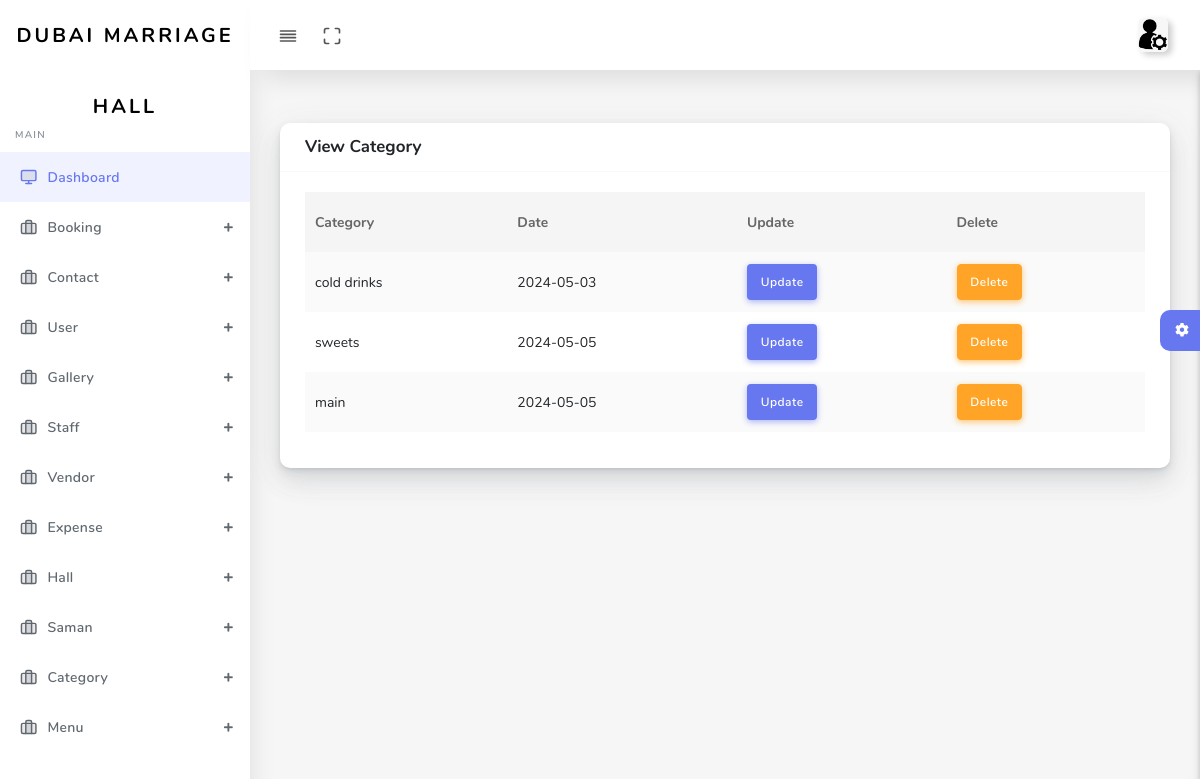
The app's page /user/admin/category_view.php (signed in) with its own data.
### tables this page shows
CREATE TABLE `category` (
  `cid` int(255) NOT NULL,
  `name` varchar(255) NOT NULL,
  `date` varchar(255) NOT NULL
);

### user/admin/category_view.php (the view, shortened to what this page needs)
<?php
include('include/header.php');
?>
  <div id="app">
    <div class="main-wrapper main-wrapper-1">
      <div class="navbar-bg"></div>
      <?php
include('include/nav.php');
include('include/aside.php');
?>
      <div class="main-content">
        <section class="section">
          <div class="section-body">
            <div class="row">
              <div class="col-12">
                <div class="card">
                  <div class="card-header">
                    <h4>View Category</h4>
                  </div>
                  <div class="card-body">
                    <div class="table-responsive">
                      <table class="table table-striped table-hover" id="tableExport2" style="width:100%;">
                        <thead>
                          <tr>
                          <th>Category</th>
                            <th>Date</th>
                            <th>Update</th>
                            <th>Delete</th>
                          </tr>
                        </thead>
                        <tbody>
                        <?php
            $sql = "SELECT * FROM category";
            $run = mysqli_query($conn, $sql);
            while ($row = mysqli_fetch_array($run)) {
            ?>
                <tr>
                    <td><?php echo $row['name'] ?></td>
                    <td><?php echo $row['date'] ?></td>
                    <td><a href="category_update.php?uid=<?php echo $row['cid'] ?>" class="btn btn-primary">Update</a></td>
                    <td><a href="category_delete.php?uid=<?php echo $row['cid'] ?>" class="btn btn-warning">Delete</a></td>
                </tr>
            <?php
            }
            ?>
                        </tbody>
                      </table>
                    </div>
                  </div>
                </div>
              </div>
            </div>
          </div>
        </section>
        <div class="settingSidebar">
          <a href="javascript:void(0)" class="settingPanelToggle"> <i class="fa fa-spin fa-cog"></i>
          </a>
        </div>
      </div>
    </div>
  </div>
  <?php
include('include/footer.php');
?>

### records on screen
category: name "cold drinks", date "2024-05-03"
category: name "sweets", date "2024-05-05"
category: name "main", date "2024-05-05"
